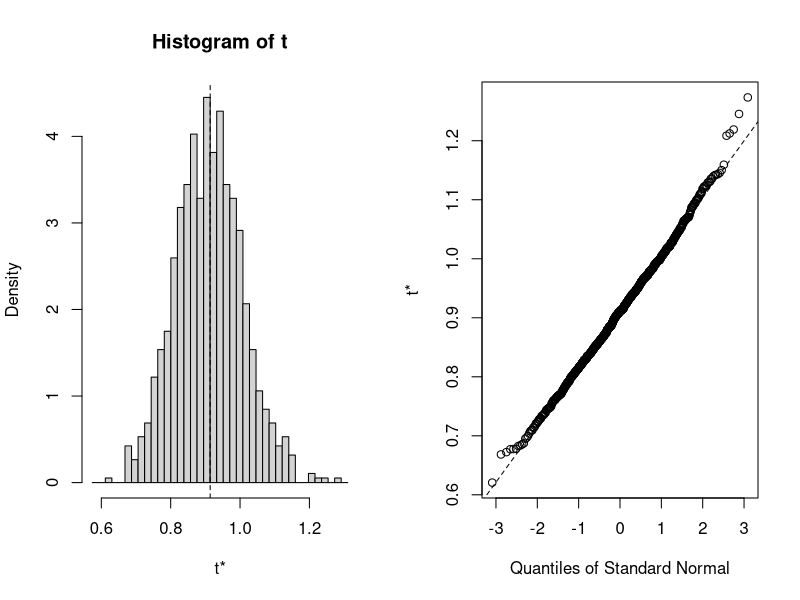

Write R code to recreate this figure.
##########################################################################################
# Bootstrap ---------------------------------------------------------------
##########################################################################################

## For calculation of CONFIDENCE INTERVALS

# Resample fractions of the data __with replacement__ and fit models.
# This is based on the idea that the process of resampling from the data set on hand represents the sampling process that got the data set from the original population in the first place.
# How many bootstrap samples to get a good Monte Carlo approximation to the bootstrap result? Increase the size until you get convergence. No one number fits all problems.
# The spread of the estimates will correspond to the estimate distribution/uncertainty.
# There is a proof, that this holds, regardless of any distributional theory.

# Use this for CIs of longer pipelines with multiple methods (e.g., including AIC selection), to get correct CI (and p-values)!

# For parametric boot strap, see there

# The boot strap ---------------------------------------------------------------
library(boot)
d <- rexp(100)
mean(d)
b <- boot(d,
          function(data, indices) mean(data[indices]), # fun
          R = 999) # Replicates
plot(b)
myconfidenceinterval <- sd(b$t)
